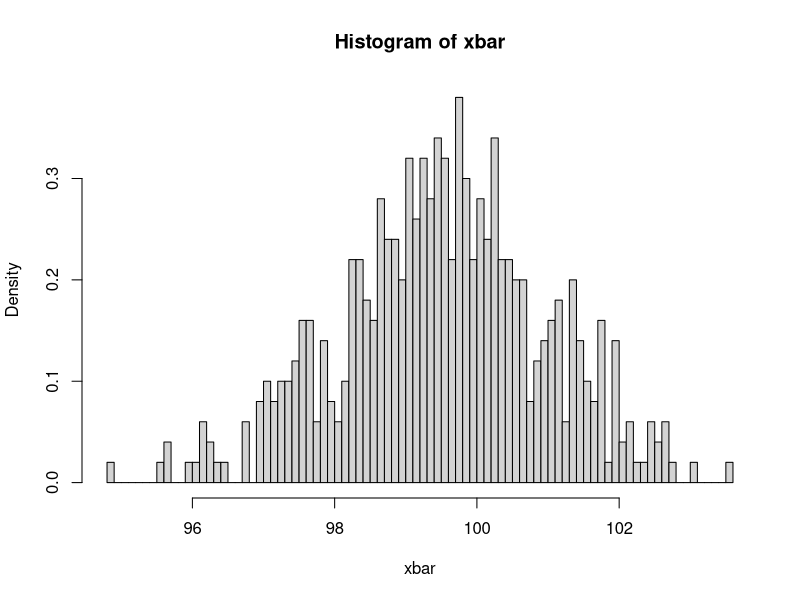

This chart was generated by the following R code:
## ---- chunk 1
mu=100
sigma=10
n = 50
numTrials = 500
xbar=rep(0,500)
for(i in 1:numTrials){xbar[i] = mean(as.integer(rnorm(n, mean=mu, sd=sigma)))}
hist(xbar, prob=TRUE, breaks=100)
